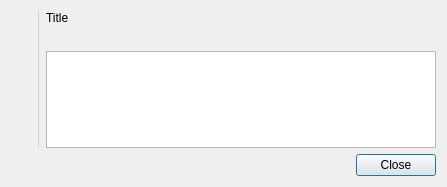
<?xml version="1.0" encoding="UTF-8"?>
<ui version="4.0">
 <class>About</class>
 <widget class="QDialog" name="About">
  <property name="geometry">
   <rect>
    <x>0</x>
    <y>0</y>
    <width>447</width>
    <height>187</height>
   </rect>
  </property>
  <property name="windowTitle">
   <string>About</string>
  </property>
  <property name="windowIcon">
   <iconset>
    <normaloff>:/icon.png</normaloff>:/icon.png</iconset>
  </property>
  <property name="styleSheet">
   <string notr="true">#line {
  color: lightgrey;
}
</string>
  </property>
  <layout class="QVBoxLayout" name="verticalLayout_4">
   <item>
    <layout class="QHBoxLayout" name="horizontalLayout">
     <item>
      <layout class="QVBoxLayout" name="verticalLayout_3">
       <item>
        <widget class="QLabel" name="label">
         <property name="pixmap">
          <pixmap resource="myicons.qrc">:/toolbar/resources/pixmap/icons/toolbar/item-renew.png</pixmap>
         </property>
         <property name="scaledContents">
          <bool>false</bool>
         </property>
        </widget>
       </item>
       <item>
        <spacer name="verticalSpacer">
         <property name="orientation">
          <enum>Qt::Vertical</enum>
         </property>
         <property name="sizeHint" stdset="0">
          <size>
           <width>20</width>
           <height>40</height>
          </size>
         </property>
        </spacer>
       </item>
      </layout>
     </item>
     <item>
      <widget class="Line" name="line">
       <property name="frameShadow">
        <enum>QFrame::Plain</enum>
       </property>
       <property name="orientation">
        <enum>Qt::Vertical</enum>
       </property>
      </widget>
     </item>
     <item>
      <layout class="QVBoxLayout" name="verticalLayout_2">
       <item>
        <widget class="QWidget" name="widget" native="true">
         <property name="maximumSize">
          <size>
           <width>16777215</width>
           <height>64</height>
          </size>
         </property>
         <layout class="QVBoxLayout" name="verticalLayout">
          <property name="margin">
           <number>0</number>
          </property>
          <item>
           <spacer name="verticalSpacer_2">
            <property name="orientation">
             <enum>Qt::Vertical</enum>
            </property>
            <property name="sizeHint" stdset="0">
             <size>
              <width>20</width>
              <height>40</height>
             </size>
            </property>
           </spacer>
          </item>
          <item>
           <widget class="QLabel" name="title">
            <property name="text">
             <string>Title</string>
            </property>
           </widget>
          </item>
          <item>
           <widget class="QLabel" name="version">
            <property name="textInteractionFlags">
             <set>Qt::LinksAccessibleByMouse|Qt::TextSelectableByKeyboard|Qt::TextSelectableByMouse</set>
            </property>
           </widget>
          </item>
         </layout>
        </widget>
       </item>
       <item>
        <widget class="QTextBrowser" name="content">
         <property name="openExternalLinks">
          <bool>true</bool>
         </property>
        </widget>
       </item>
      </layout>
     </item>
    </layout>
   </item>
   <item>
    <widget class="QDialogButtonBox" name="buttonBox">
     <property name="orientation">
      <enum>Qt::Horizontal</enum>
     </property>
     <property name="standardButtons">
      <set>QDialogButtonBox::Close</set>
     </property>
    </widget>
   </item>
  </layout>
 </widget>
 <resources>
  <include location="myicons.qrc"/>
 </resources>
 <connections>
  <connection>
   <sender>buttonBox</sender>
   <signal>accepted()</signal>
   <receiver>About</receiver>
   <slot>accept()</slot>
   <hints>
    <hint type="sourcelabel">
     <x>248</x>
     <y>254</y>
    </hint>
    <hint type="destinationlabel">
     <x>157</x>
     <y>274</y>
    </hint>
   </hints>
  </connection>
  <connection>
   <sender>buttonBox</sender>
   <signal>rejected()</signal>
   <receiver>About</receiver>
   <slot>reject()</slot>
   <hints>
    <hint type="sourcelabel">
     <x>316</x>
     <y>260</y>
    </hint>
    <hint type="destinationlabel">
     <x>286</x>
     <y>274</y>
    </hint>
   </hints>
  </connection>
 </connections>
</ui>
